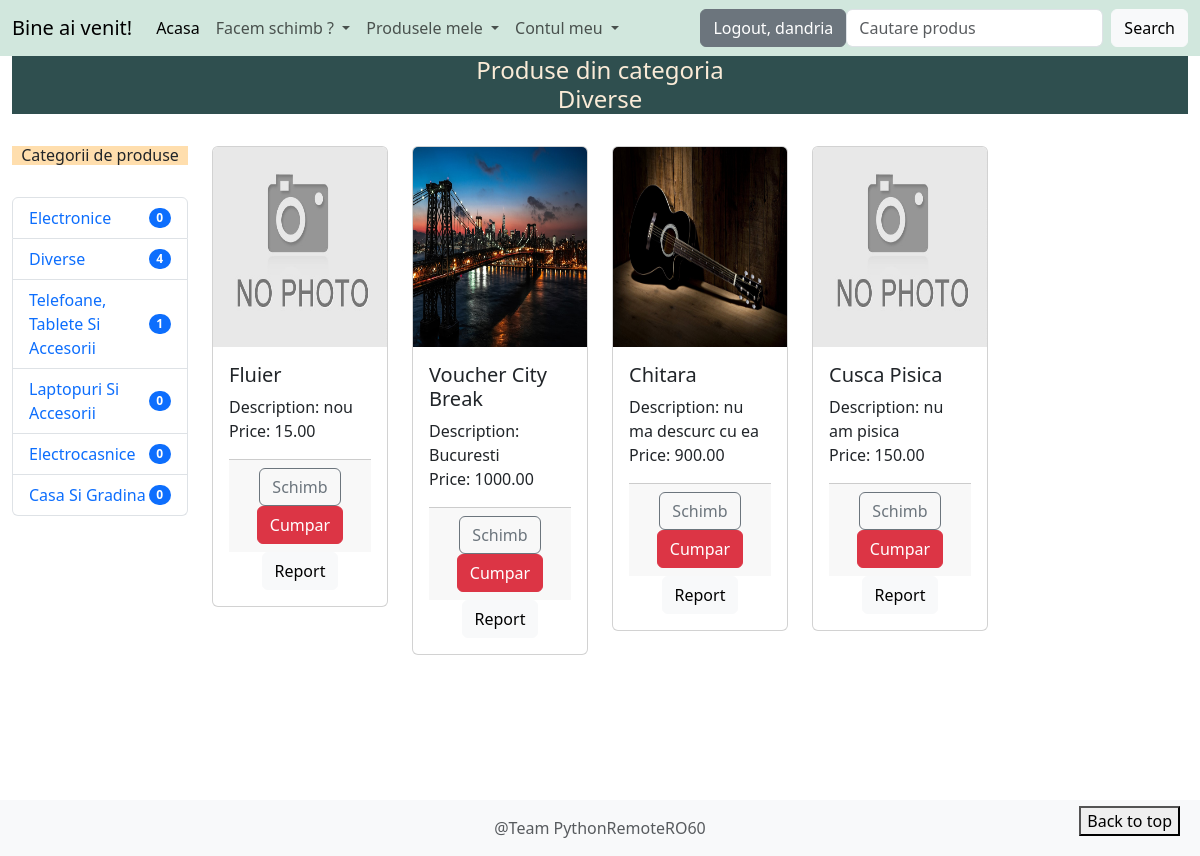
/category_view/2 (signed in), run on the app's committed database.
### product/models.py (models this page shows, shortened)
class Category(models.Model):
	name = models.CharField(max_length=50)
	class Meta:
		verbose_name_plural = 'Categories'

class Product(models.Model):
	name = models.CharField(max_length=50)
	price = models.DecimalField(max_digits=9, decimal_places=2, null=True, blank=True)
	description = models.TextField(max_length=400)
	category = models.ForeignKey(Category, on_delete=models.CASCADE, related_name='products')
	user = models.ForeignKey(User, on_delete=models.CASCADE, null=True)
	product_picture = models.ImageField(upload_to='product_pictures/', null=True, blank=True)
	created_at = models.DateTimeField(auto_now_add=True)
	updated_at = models.DateTimeField(auto_now=True)

### product/views.py (the view)
# urls.py: path('category_view/<pk>', views.CategoryDetailView.as_view(), name='category-view'),
class CategoryDetailView(DetailView):
	template_name = 'product/category_view.html'
	model = Category
	def get_context_data(self, **kwargs):
		context = super(CategoryDetailView, self).get_context_data(**kwargs)
		context['products'] = Product.objects.filter(category=self.get_object()).exclude(user=self.request.user)
		context['categories'] = Category.objects.all()
		context['personal_products'] = Product.objects.filter(user=self.request.user)
		return context

### home/templatetags/home_extras.py (called while the page is built)
@register.filter
def count_excluding_own_products(products, user):
	return products.exclude(user=user).count()

### templates/product/category_view.html (shortened to what this page needs)
{% extends 'base.html' %}
{% load static %}
{% block content %}
    <div class="container-fluid">
        <h4 class="text-center" style="color: antiquewhite; background-color: darkslategrey">Produse din categoria <br> {{ object.name.title }}</h4>
        <br>
        <div class="row">
            {% include 'categories.html' %}
            {% include 'products.html' %}
        </div>
    </div>
{% endblock %}

### templates/navbar.html (shortened to what this page needs)
<nav class="navbar navbar-expand-lg bg-success-subtle">
    <div class="container-fluid">
        <a class="navbar-brand" href="{% url 'home-page' %}">Bine ai venit!</a>
        <div class="collapse navbar-collapse" id="navbarSupportedContent">
            <ul class="navbar-nav me-auto mb-2 mb-lg-0">
                <li class="nav-item">
                    <a class="nav-link active" aria-current="page" href="{% url 'home-page' %}">Acasa</a>
                </li>
                {% if user.is_authenticated %}
                    <li class="nav-item dropdown">
                        <a class="nav-link dropdown-toggle" href="#" role="button" data-bs-toggle="dropdown"
                           aria-expanded="false">
                            Facem schimb ?
                        </a>
                    </li>
                    <li class="nav-item dropdown">
                        <a class="nav-link dropdown-toggle" href="#" role="button" data-bs-toggle="dropdown"
                           aria-expanded="false">
                            Produsele mele
                        </a>
                    </li>
                    <li class="nav-item dropdown">
                        <a class="nav-link dropdown-toggle" href="#" role="button" data-bs-toggle="dropdown"
                           aria-expanded="false">
                            Contul meu
                        </a>
                    </li>
                {% endif %}
            </ul>
            {% if user.is_authenticated %}
                <form method="post" action="{% url 'logout' %}">
                    <button type="submit" class="btn btn-secondary">Logout, {{ user.username }}</button>
                </form>
                <form method="post" class="d-flex" role="search" action="{% url 'search-results' %}">
                    <input class="form-control me-2" type="text" name="search_term" placeholder="Cautare produs"
                           aria-label="Search">
                    <button class="btn btn-light" type="submit">Search</button>
                </form>
            {% else %}
                <div>
                    <a href="{% url 'login' %}" class="btn btn btn-primary">Login</a>
                    <a href="{% url 'create-user' %}" class="btn btn btn-secondary">Signup</a>
                </div>
            {% endif %}
        </div>
    </div>
</nav>

### templates/categories.html
{% load home_extras %}
<div class="col-md-2">
    <h6 class="text-center" style="background-color: navajowhite">Categorii de produse</h6>
    <br>
    <ul class="list-group">
        {% for category in categories %}
            <li class="list-group-item d-flex justify-content-between align-items-center">
                <a href="{% url 'category-view' pk=category.id %}"
                   class="stretched-link text-decoration-none">
                    {{ category.name|title }}</a>
                {% with category.products as products %}
                    <span class="badge text-bg-primary rounded-pill">{{ products|count_excluding_own_products:user }}</span>
                {% endwith %}
            </li>
        {% endfor %}
    </ul>
</div>

### templates/products.html (shortened to what this page needs)
{% load static %}
{% if products %}
    {% for product in products %}
        <div class="col-md-2">
            <div class="card">
                {% if product.product_picture %}
                    <img src="{{ product.product_picture.url }}" class="card-img-top" height="200"
                         alt="Image product">
                {% else %}
                    <img src="{% static 'images/img.png' %}" class="card-img-top" height="200"
                         alt="Image product">
                {% endif %}
                <div class="card-body">
                    <h5 class="card-title">{{ product.name }}</h5>
                    <p class="card-text">Description: {{ product.description }}<br>
                        Price: {{ product.price }}</p>
                    {% if user.is_authenticated %}
                        <div class="card-footer text-center">
                            <button type="button" class="btn btn-outline-secondary" data-bs-toggle="modal"
                                    data-bs-target="#exchangeModal" onclick="exchangeButtonClicked('{{ product.id }}')">
                                Schimb
                            </button>
                            <button type="button" class="btn btn-danger" data-bs-toggle="modal"
                                    data-bs-target="#buyModal"
                                    onclick="buyButtonClicked('{{ product.id }}','{{ product.name }}','{{ product.description }}','{{ product.price }}','{{ product.product_picture }}')">
                                Cumpar
                            </button>
                        </div>
                        <div class="text-center">
                            <button type="button" class="btn btn-light" data-bs-toggle="modal"
                                    data-bs-target="#reportModal" onclick="reportButtonClicked('{{ product.id }}')">
                                Report
                            </button>
                        </div>
                    {% endif %}
                </div>
            </div>
        </div>
    {% endfor %}
{% else %}
    <div>
        <h3 class="text-center">No data available</h3>
    </div>
{% endif %}

### static/css/base_style.css (style rules this page uses)
html { height: 100%; }
body { height: 100%; background-image: url('/static/images/background.png'); background-size: cover; background-position: center; background-repeat: no-repeat; }

### data on the page
Category: name "Diverse", products|count_excluding_own_products "4"
Category: name "Electronice", products|count_excluding_own_products "0"
Category: name "Telefoane, Tablete Si Accesorii", products|count_excluding_own_products "1"
Category: name "Laptopuri Si Accesorii", products|count_excluding_own_products "0"
Category: name "Electrocasnice", products|count_excluding_own_products "0"
Category: name "Casa Si Gradina", products|count_excluding_own_products "0"
Product: name "Fluier", description "nou", price "15.00"
Product: product_picture (picture), name "Voucher City Break", description "Bucuresti", price "1000.00"
Product: product_picture (picture), name "Chitara", description "nu ma descurc cu ea", price "900.00"
Product: name "Cusca Pisica", description "nu am pisica", price "150.00"

### other printed values
{{ user.username }} "dandria"
